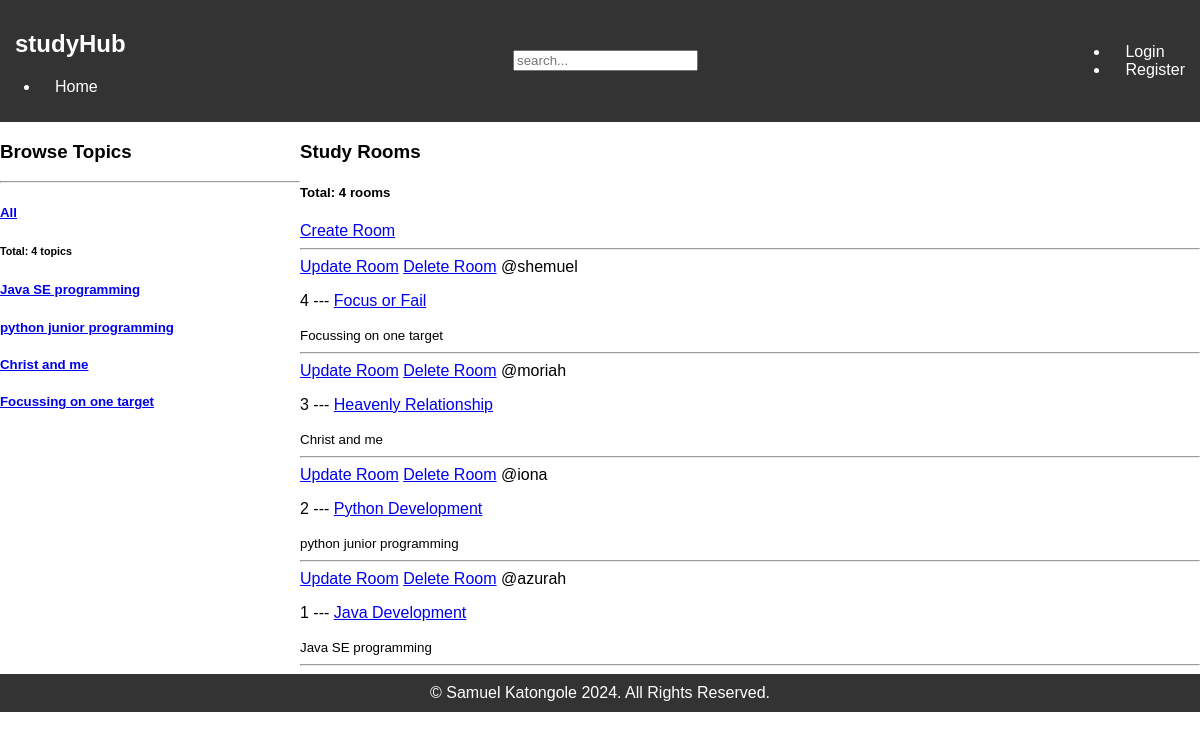
The app's page /, older data.
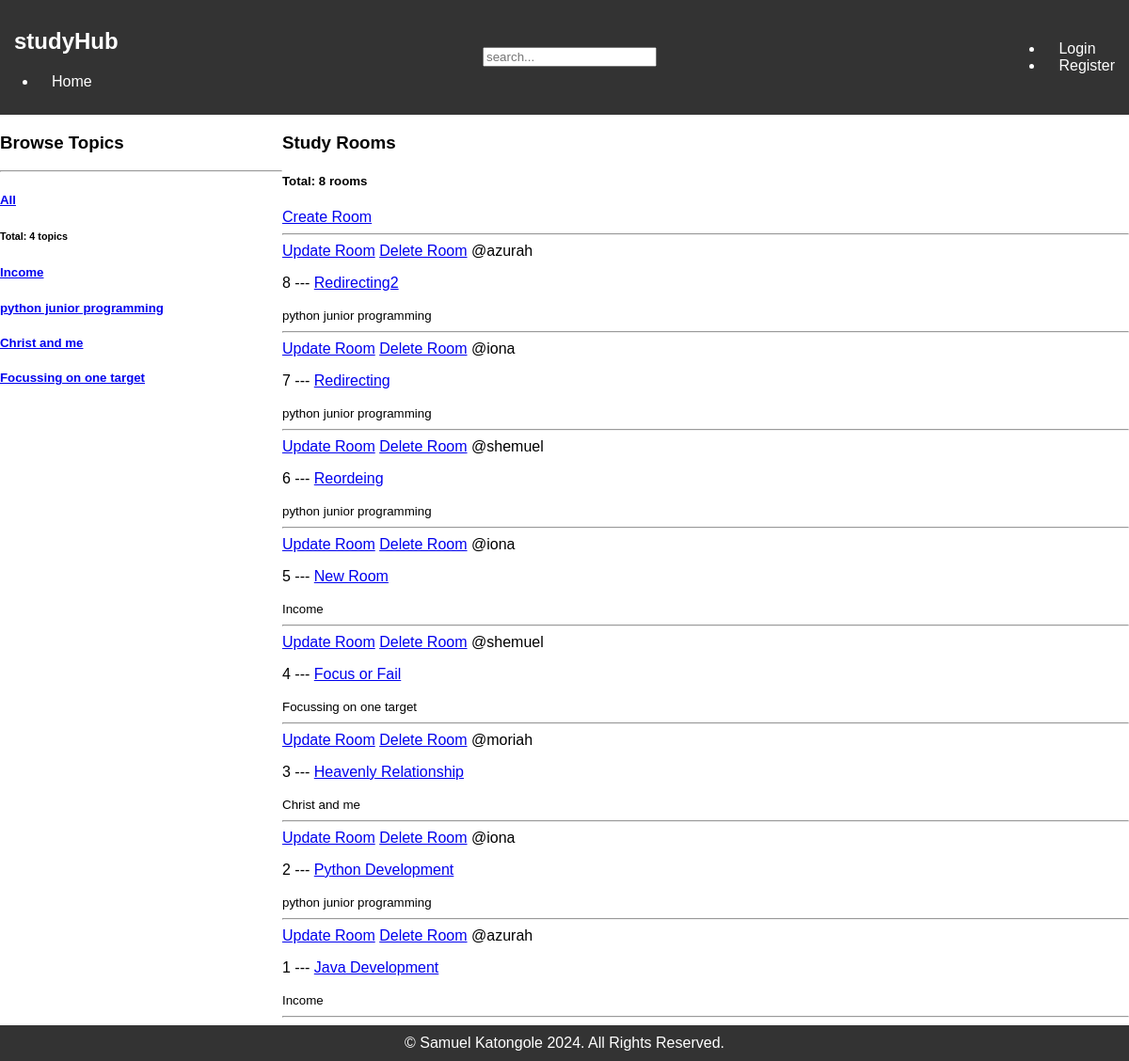
The same page, newer data.
### Rooms/models.py (models this page shows, shortened)
class Topic(models.Model):
    name=models.CharField(max_length=200)

class Room(models.Model):
    host = models.ForeignKey(User, on_delete= models.SET_NULL, null=True)
    topic = models.ForeignKey(Topic, on_delete= models.SET_NULL, null=True)
    description = models.TextField(null=True, blank=True) # description of the room
    name = models.CharField(max_length=200) # name of the room
    created = models.DateTimeField(auto_now_add=True) # created once
    updated= models.DateTimeField(auto_now=True) # changed
    participants = ... # participants in the room
    class Meta:
        ordering = ['-updated', '-created'] # ordered based on those fields

### Rooms/views.py (the view)
# urls.py: path('',views.home, name='home'),
def home(request):
    topics = Topic.objects.all() # query all topics from db
    q = request.GET.get('q') if request.GET.get('q')!=None else ''
    rooms = Room.objects.filter(
        Q(topic__name__icontains = q) |
        Q(name__icontains = q) | # room name
        Q(description__icontains = q) # room description
    )
    roomcount = rooms.count() # get total rooms
    topiccount = topics.count() # get total topics
    context = {
        'allrooms':rooms,
        'alltopics':topics,
        'roomcount':roomcount,
        'topiccount':topiccount}
    return render(request, 'Rooms/home.html', context)

### Rooms/templates/Rooms/home.html (shortened to what this page needs)
{% extends 'parent_hub/base.html' %}
{% block content %}
<div class="home-container">
    <div class="topics-sidebar">
        <h3>Browse Topics</h3>
        <hr>
        <div>
            <h5><a href="{% url 'home' %}">All</a></h5>
            <h6>Total: {{topiccount}} topics</h6>
        </div>
        {% for topic in alltopics %}
        <div>
            <h5><a href="{% url 'home' %}?q={{topic.name}}">{{topic.name}}</a></h5>
        </div>
        {% endfor %}
    </div>
    <div class="topics-view-main">
        <h3>Study Rooms</h3>
        <h5>Total: {{roomcount}} rooms</h5>
        <a href="{% url 'room-create' %}">Create Room</a>
        <hr>
        {% for room in allrooms %}
            <a href="{% url 'update-room' room.id %}">Update Room</a>
            <a href="{% url 'delete-room' room.id %}">Delete Room</a>
            <span>@{{room.host.username}}</span>
            <p>{{room.id}} --- <a href="{% url 'room' room.id %}">{{room.name}}</a></p>
            <small>{{room.topic.name}}</small>
            <hr/>
        {% endfor %}
    </div>
</div>
{% endblock %}

Row changes from the older to the newer data that the page shows:
changed Topic: name "Java SE programming" → "Income"
added Room: host.username "azurah", id "8", name "Redirecting2", topic.name "python junior programming"
added Room: host.username "iona", id "7", name "Redirecting", topic.name "python junior programming"
added Room: host.username "shemuel", id "6", name "Reordeing", topic.name "python junior programming"
added Room: host.username "iona", id "5", name "New Room", topic.name "Income"
changed through a linked row, Room "Java Development": topic.name "Java SE programming" → "Income"
Text that changed along with them:
{{ roomcount }}: "4" → "8"
